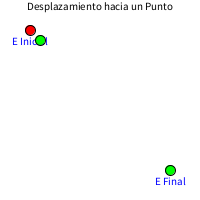
Frame 1 (no input)
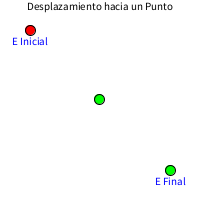
Frame 60 (the mouse pressed at the canvas centre just before this capture)
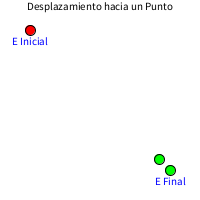
Frame 120 (the mouse held since frame 60 and released just before this capture)

The Processing sketch that drew these frames (run headless with seeded random() and noise(); from frame 60 on, the mouse is pressed at the canvas centre):

// Processing sketch: processing_163990
// ── processing_163990.pde

int xi=30;
int yi=30;
int xf=170;
int yf=170;
int x=40;
float b;
float m;
 
 
 
void setup(){
  size(200,200);
   
  }
void draw(){
    background(255); 
    textSize(11);
    textAlign(CENTER);
    fill(0);
text("Desplazamiento hacia un Punto", 100, 10);
 fill(0, 0, 255);
text("E Inicial", 30, 45);
text("E Final", 170, 185);
fill(255,0,0);
    ellipse(xi, yi, 10, 10);
  fill(0,255,0);
    ellipse(xf, yf, 10, 10);
    calcular();
    if(x<=xf){
      ellipse(x,m*x+b,10,10);
      
}
 
x=x+1;
}
void calcular(){
  m=(xf-xi)/(xf-xi);
  b=yi-m*xi;
   
      
}
